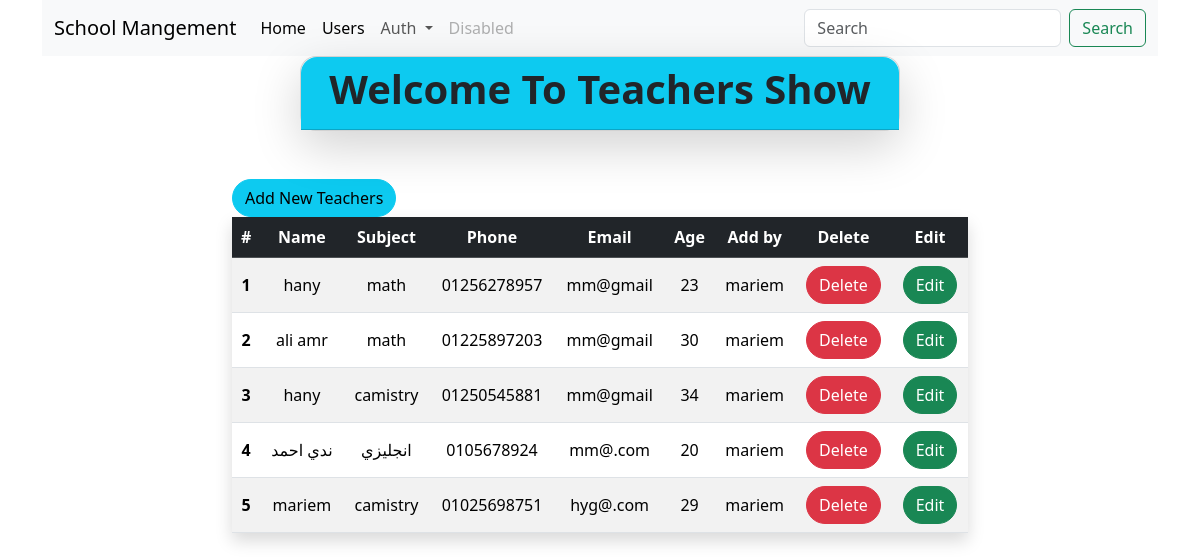
The app's page /teachers/index.php with its own data.
### tables this page shows
CREATE TABLE `teachers` (
  `id` int(11) NOT NULL,
  `name` varchar(250) NOT NULL,
  `subject` varchar(250) NOT NULL,
  `phone` varchar(20) NOT NULL,
  `email` varchar(250) NOT NULL,
  `age` int(11) NOT NULL,
  `user_id` int(11) NOT NULL
);

CREATE TABLE `users` (
  `id` int(11) NOT NULL,
  `user_name` varchar(250) NOT NULL,
  `email` varchar(250) NOT NULL,
  `password` varchar(250) NOT NULL
);

### Conect.php (called while the page is built, shortened)
<?php
class Conect{
    private $conn;
    public function __construct()
    {
        $this->conn = mysqli_connect(self::host_name, self::user_name,self::password,self::db);
    }
    public function select(string $tableName):array
    {
        $s = "SELECT * FROM $tableName";
         $rows = $this->conn->query($s);
         if($rows->num_rows>0){
            $data= $rows->fetch_all(MYSQLI_ASSOC);
            return $data;
         }
         return[];
    }
    public function selectOne($tableName,$id):array{
        $s= "select * from $tableName where id=$id limit 1" ;
        $row= $this->conn->query($s);
        if($row->num_rows >0){
            $data= $row->fetch_assoc();
            return $data;
        }
        return [];
    }
}
?>

### teachers/index.php (the view, shortened to what this page needs)
<?php
include_once "../Conect.php";
$Conect= new Conect();
$teacherData= $Conect->select("teachers");
include_once "../header.php";
?>
        <div class="card shadow-lg rounded-4 mx-auto" style="max-width: 600px;">
        <div class="card-header bg-info text-dark text-center rounded-top-4">
         <h1 class="card-title fw-bold">Welcome To Teachers Show</h1>
        </div>
        </div>
    <div class="row justify-content-center mt-5">
        <div class="col-8">
            <a class="btn btn-info rounded-pill" href="\school_mangment\teachers\add.php">Add New Teachers</a>
        <table class="table table-striped shadow table-hover align-middle text-center">
        <thead class="table-dark">
        <tr>
      <th scope="col">#</th>
      <th scope="col"> Name</th>
      <th scope="col"> Subject</th>
      <th scope="col"> Phone</th>
     <th scope="col">Email</th>
      <th scope="col"> Age</th>
      <th scope="col">Add by</th>
      <th scope="col">Delete</th>
      <th scope="col">Edit</th>
    </tr>
  </thead>
  <tbody>
    <?php foreach($teacherData as $key=>$value){?>
         <tr>
      <th scope="row"><?= $key +1 ?></th>
      <td><?= $value['name'] ?></td>
      <td><?= $value['subject'] ?></td>
      <td><?= $value['phone'] ?></td>
      <td><?= $value['email'] ?></td>
      <td><?= $value['age'] ?></td>
      <td><?= @$Conect->selectOne('users',$value['user_id'])['user_name'] ?></td>
      <td>
        <form method="POST" onsubmit="return confirm('are you sure to delete teacher')">
            <input type="submit" class="btn btn-danger rounded-pill" value="Delete">
        </form>
      </td>
        <td>
            <a class="btn btn-success rounded-pill" href="\school_mangment\teachers\edit.php?id=<?= $value['id'] ?>">Edit</a>
        </td>
    </tr>
    <?php }?>
  </tbody>
</table>
        </div>
    </div>
    <?php
    include_once "../footer.php";

### records on screen
teachers: name "hany", subject "math", phone "01256278957", email "mm@gmail", age "23", user.user_name "mariem"
teachers: name "ali amr", subject "math", phone "01225897203", email "mm@gmail", age "30", user.user_name "mariem"
teachers: name "hany", subject "camistry", phone "01250545881", email "mm@gmail", age "34", user.user_name "mariem"
teachers: name "ندي احمد", subject "انجليزي", phone "0105678924", email "mm@.com", age "20", user.user_name "mariem"
teachers: name "mariem", subject "camistry", phone "01025698751", email "hyg@.com", age "29", user.user_name "mariem"
